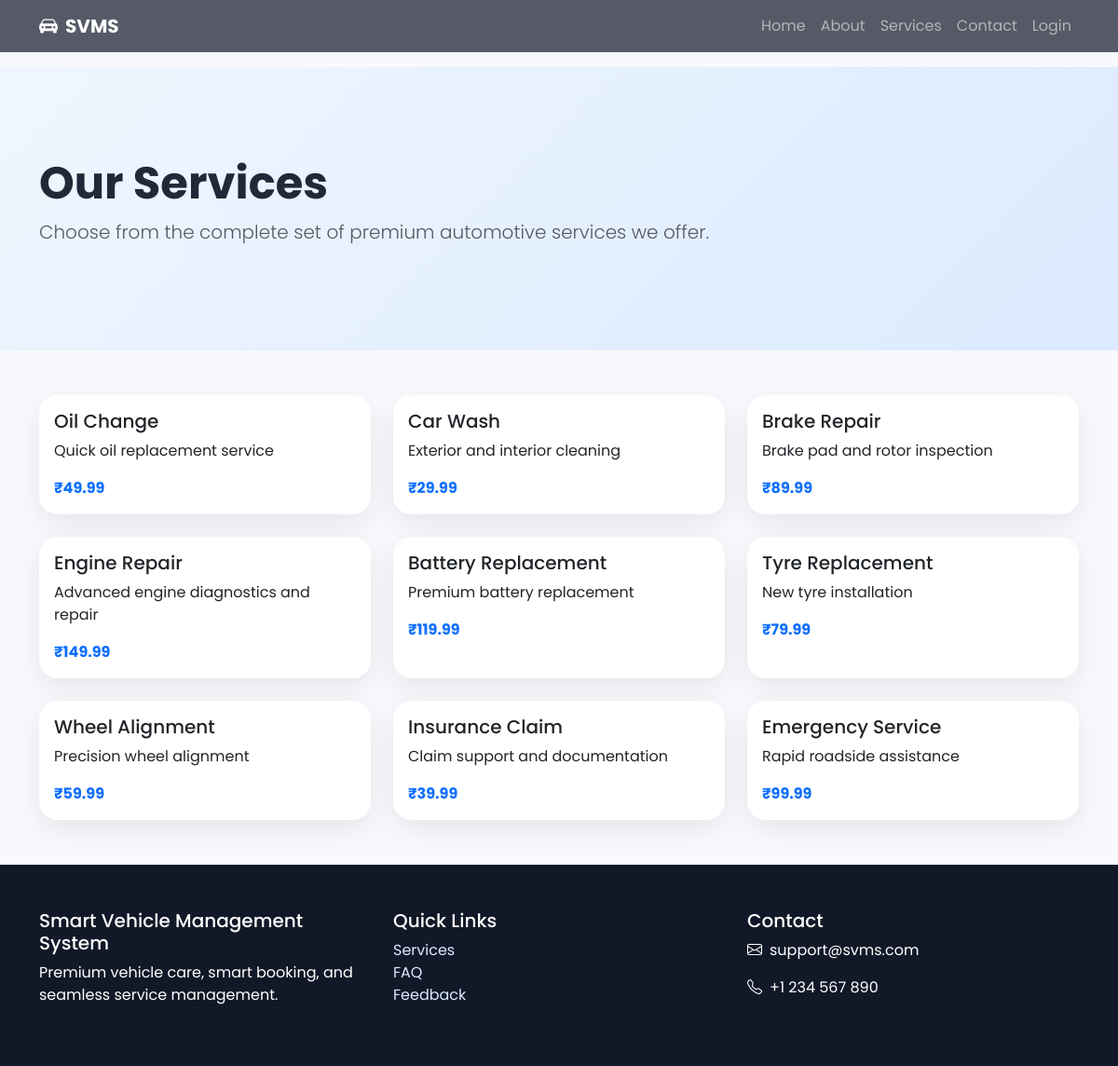
/services, run on the app's committed database.
### tables this page shows
CREATE TABLE services (
                id INTEGER PRIMARY KEY AUTOINCREMENT,
                name TEXT UNIQUE NOT NULL,
                description TEXT,
                price REAL DEFAULT 0.0
            );

### app.py (the view)
@app.route('/services')
def services():
    return render_template('services.html', services=get_services())

### app.py (called while the page is built)
def get_db():
    conn = sqlite3.connect(DB_PATH)
    conn.row_factory = sqlite3.Row
    return conn

def get_services():
    conn = get_db()
    try:
        rows = conn.execute('SELECT id, name, description, price FROM services ORDER BY id').fetchall()
        return [dict(row) for row in rows]
    finally:
        conn.close()

### templates/services.html
{% extends 'base.html' %}
{% block content %}
<section class="page-hero py-5">
  <div class="container py-5">
    <h1 class="display-5 fw-bold">Our Services</h1>
    <p class="lead text-muted">Choose from the complete set of premium automotive services we offer.</p>
  </div>
</section>
<section class="py-5">
  <div class="container">
    <div class="row g-4">
      {% for service in services %}
      <div class="col-md-4">
        <div class="card service-card h-100">
          <div class="card-body">
            <h5>{{ service.name }}</h5>
            <p>{{ service.description or 'Professional service with certified experts and premium care.' }}</p>
            <div class="fw-bold text-primary">₹{{ "%.2f"|format(service.price) }}</div>
          </div>
        </div>
      </div>
      {% endfor %}
    </div>
  </div>
</section>
{% endblock %}

### templates/base.html (shortened to what this page needs)
<!doctype html>
<html lang="en">
  <head>
    <link href="https://cdn.jsdelivr.net/npm/bootstrap@5.3.3/dist/css/bootstrap.min.css" rel="stylesheet">
    <link href="https://cdn.jsdelivr.net/npm/bootstrap-icons@1.11.3/font/bootstrap-icons.css" rel="stylesheet">
    <link rel="stylesheet" href="{{ url_for('static', filename='styles.css') }}">
  </head>
  <body>
    <nav class="navbar navbar-expand-lg navbar-dark fixed-top">
      <div class="container">
        <a class="navbar-brand fw-bold" href="{{ url_for('home') }}"><i class="bi bi-car-front-fill me-2"></i>SVMS</a>
        <div class="collapse navbar-collapse" id="navbarNav">
          <ul class="navbar-nav ms-auto">
            <li class="nav-item"><a class="nav-link" href="{{ url_for('home') }}">Home</a></li>
            <li class="nav-item"><a class="nav-link" href="{{ url_for('about') }}">About</a></li>
            <li class="nav-item"><a class="nav-link" href="{{ url_for('services') }}">Services</a></li>
            <li class="nav-item"><a class="nav-link" href="{{ url_for('contact') }}">Contact</a></li>
            {% if session.get('user_id') %}
              <li class="nav-item"><a class="nav-link" href="{{ url_for('features') }}">My Features</a></li>
              {% if session.get('user_role') == 'customer' %}
                <li class="nav-item"><a class="nav-link" href="{{ url_for('book_service') }}">Book Service</a></li>
                <li class="nav-item"><a class="nav-link" href="{{ url_for('track_booking') }}">Track Booking</a></li>
                <li class="nav-item"><a class="nav-link" href="{{ url_for('customer_dashboard') }}">Dashboard</a></li>
              {% elif session.get('user_role') == 'admin' %}
                <li class="nav-item"><a class="nav-link" href="{{ url_for('admin_dashboard') }}">Dashboard</a></li>
              {% elif session.get('user_role') == 'mechanic' %}
                <li class="nav-item"><a class="nav-link" href="{{ url_for('mechanic_dashboard') }}">Dashboard</a></li>
              {% endif %}
              <li class="nav-item"><a class="nav-link" href="{{ url_for('logout') }}">Logout</a></li>
            {% else %}
              <li class="nav-item"><a class="nav-link" href="{{ url_for('login') }}">Login</a></li>
            {% endif %}
          </ul>
        </div>
      </div>
    </nav>
    <div class="container mt-5 pt-4">
    </div>
    {% block content %}{% endblock %}
    <footer class="footer py-5">
      <div class="container">
        <div class="row gy-4">
          <div class="col-lg-4">
            <h5>Smart Vehicle Management System</h5>
            <p>Premium vehicle care, smart booking, and seamless service management.</p>
          </div>
          <div class="col-lg-4">
            <h5>Quick Links</h5>
            <ul class="list-unstyled">
              <li><a href="{{ url_for('services') }}">Services</a></li>
              <li><a href="{{ url_for('faq') }}">FAQ</a></li>
              <li><a href="{{ url_for('feedback') }}">Feedback</a></li>
            </ul>
          </div>
          <div class="col-lg-4">
            <h5>Contact</h5>
            <p><i class="bi bi-envelope me-2"></i>support@svms.com</p>
            <p><i class="bi bi-telephone me-2"></i>+1 234 567 890</p>
          </div>
        </div>
      </div>
    </footer>
  </body>
</html>

### static/styles.css (style rules this page uses)
:root { --primary: #0d6efd; --secondary: #38bdf8; --dark: #111827; --light: #f8fbff; }
* { font-family: 'Poppins', sans-serif; }
body { background: #f7f9fc; color: #1f2937; }
.navbar { background: rgba(17,24,39,0.7); backdrop-filter: blur(12px); transition: .3s ease; }
.glass-card, .service-card, .step-card, .testimonial-card, .category-card, .stat-card, .card { border: 0; border-radius: 1.25rem; box-shadow: 0 10px 30px rgba(0,0,0,0.08); background: white; }
.footer { background: var(--dark); color: white; }
.footer a { color: #dbeafe; text-decoration: none; }
.page-hero { background: linear-gradient(135deg, #eff6ff, #dbeafe); }

### data on the page
services: name "Oil Change", description "Quick oil replacement service", price "49.99"
services: name "Car Wash", description "Exterior and interior cleaning", price "29.99"
services: name "Brake Repair", description "Brake pad and rotor inspection", price "89.99"
services: name "Engine Repair", description "Advanced engine diagnostics and repair", price "149.99"
services: name "Battery Replacement", description "Premium battery replacement", price "119.99"
services: name "Tyre Replacement", description "New tyre installation", price "79.99"
services: name "Wheel Alignment", description "Precision wheel alignment", price "59.99"
services: name "Insurance Claim", description "Claim support and documentation", price "39.99"
services: name "Emergency Service", description "Rapid roadside assistance", price "99.99"
